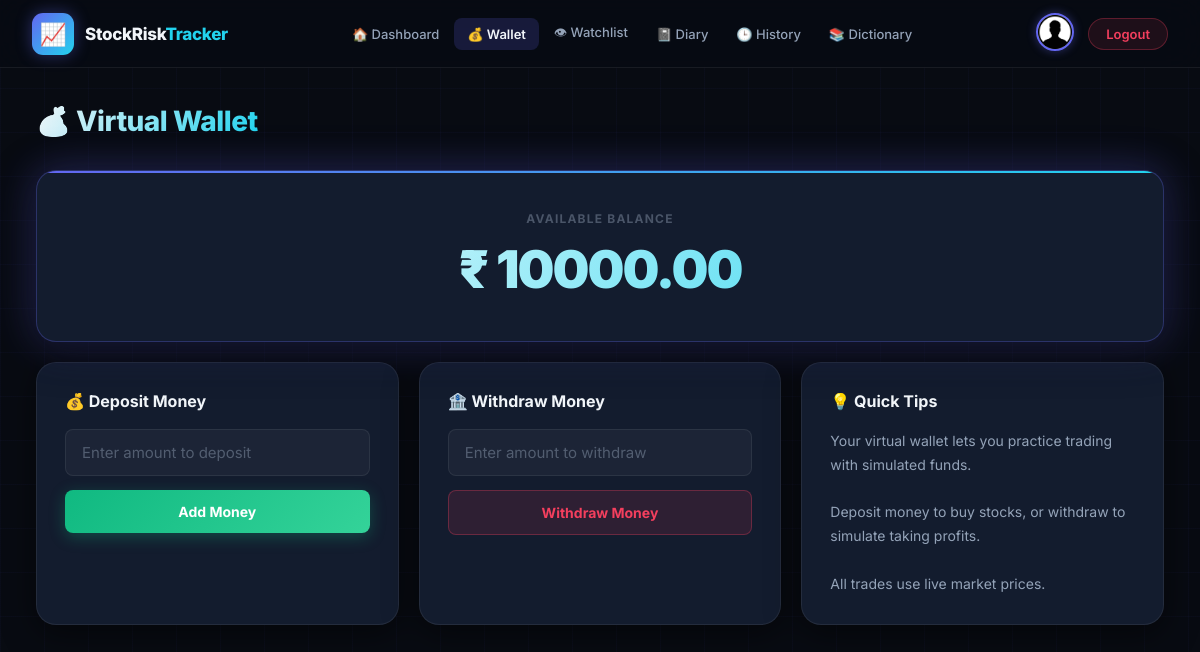
/tracker/wallet/ (signed in), run on an earlier commit of the app's database.
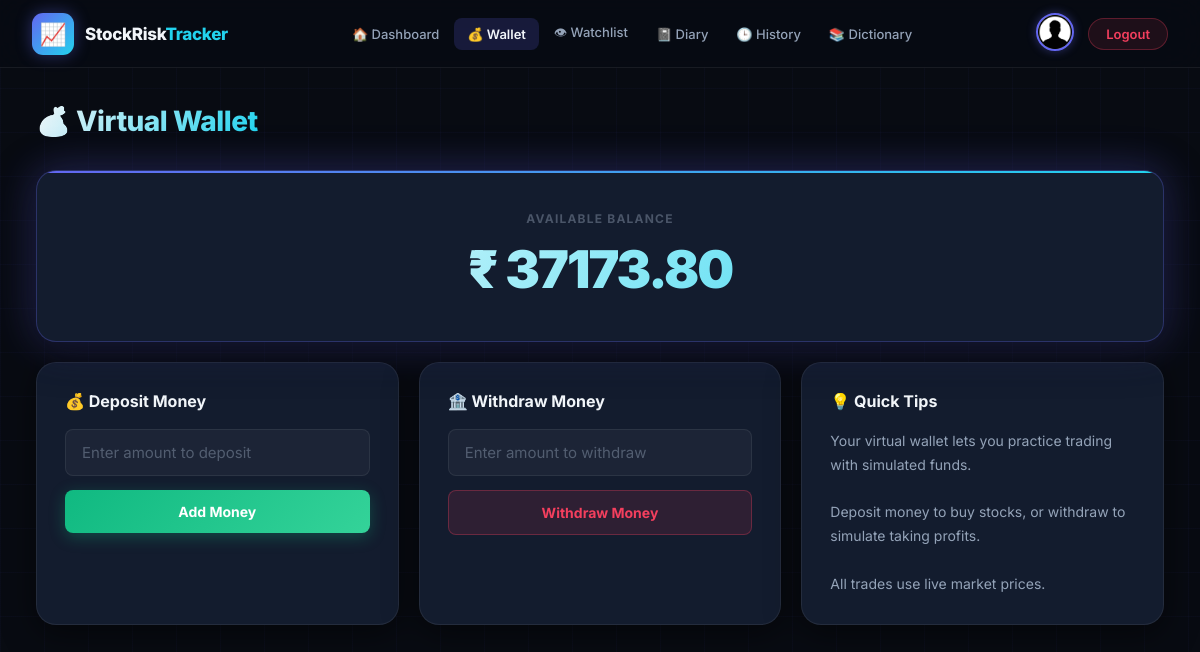
And on a later commit of the database.
### tracker/models.py (models this page shows, shortened)
class Profile(models.Model):
    user = models.OneToOneField(User, on_delete=models.CASCADE)
    risk_score = models.IntegerField(default=0)
    risk_category = models.CharField(max_length=20, default="Neutral") # "Safe" or "Risky"
    wallet_balance = models.DecimalField(max_digits=12, decimal_places=2, default=10000.00)

### tracker/views/trading_views.py (the view, shortened to what this page needs)
# urls.py: path('wallet/', views.wallet, name='wallet'),
@login_required
def wallet(request):
    profile, created = Profile.objects.get_or_create(user=request.user)
    return render(request, "wallet.html", {"profile": profile})

### templates/wallet.html (shortened to what this page needs)
{% extends "base.html" %}
{% load static %}
{% block nav_wallet %}active{% endblock %}
{% block page_title %}💰 Virtual Wallet{% endblock %}
{% block content %}
<div class="wallet-grid">
    <div class="balance-card">
        <div class="balance-label">Available Balance</div>
        <div class="balance-value">₹ {{ profile.wallet_balance }}</div>
    </div>
    <div class="action-card">
        <h3>💰 Deposit Money</h3>
        <form method="POST">
            <input type="text" name="amount" placeholder="Enter amount to deposit" class="wallet-input" required>
            <button type="submit" class="wallet-btn btn-add">Add Money</button>
        </form>
    </div>
    <div class="action-card">
        <h3>🏦 Withdraw Money</h3>
        <form method="POST">
            <input type="text" name="amount" placeholder="Enter amount to withdraw" class="wallet-input" required>
            <button type="submit" class="wallet-btn btn-withdraw">Withdraw Money</button>
        </form>
    </div>
    <div class="action-card">
        <h3>💡 Quick Tips</h3>
        <p style="color: var(--text-secondary); font-size: 14px; line-height: 1.7;">
            Your virtual wallet lets you practice trading with simulated funds.<br><br>
            Deposit money to buy stocks, or withdraw to simulate taking profits.<br><br>
            All trades use live market prices.
        </p>
    </div>
</div>
{% endblock %}

What changed in the data, as far as the page shows it:
changed Profile: wallet_balance "10000.00" → "37173.80"
